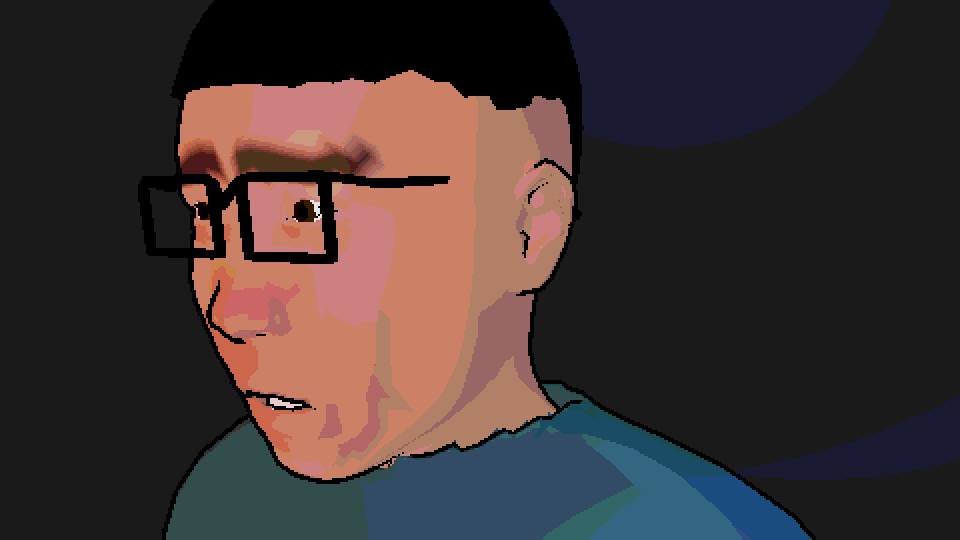
#> input picture assets3d/characters/nico/toon-test-v1/nico-toon-closeup-fear-480x270.png, 1920 x 1080 px (shown at 1/2 size)
$ python glasses_probe.py ../toon-test-v1/nico-toon-closeup-fear-480x270.png
#> lines starting #> are read from the running program, lines starting #| are printed output that depends on the picture; after the words box and inside, x2 and y2 are one past the last pixel; in counts of white or black regions, pixels touching at a corner belong together
import sys, numpy as np
from PIL import Image
a = np.array(Image.open(sys.argv[1]).convert('RGB')).astype(int)
lum = a.mean(2)
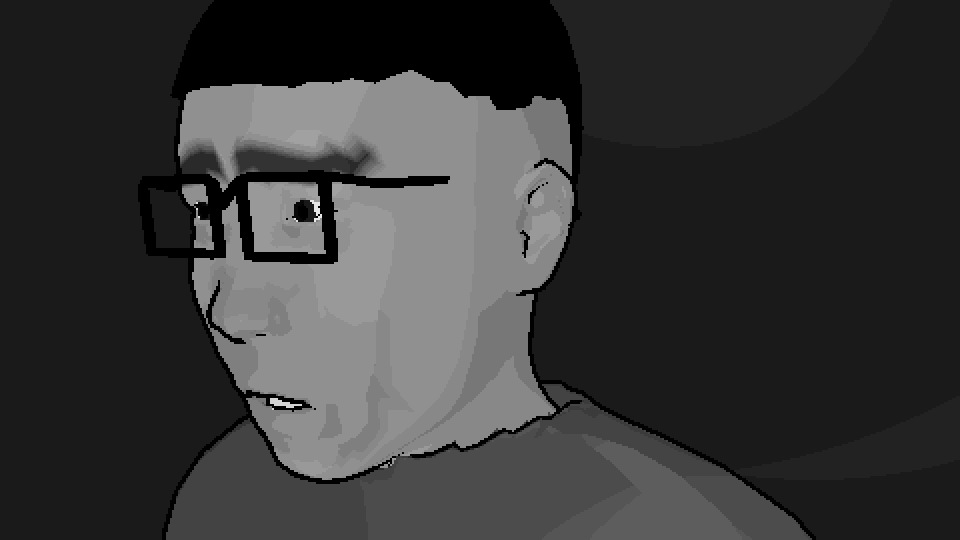
#> lum: shape (1080, 1920) float64 (shown at 1/2 size); min 0, max 230, mean 55.1
def probe(x0, x1, y0, y1, name):
#> called with x0 = 200, x1 = 320, y0 = 40, y1 = 110, name = 'front'
    c = lum[y0:y1, x0:x1]; dark = c < 75
#> after `c = lum[y0:y1, x0:x1]`: c: shape (70, 120) float64; every value is 26
#> after `dark = c < 75`: dark: shape (70, 120) bool; every value is 1
    # rows with a long dark horizontal run
    best = []
    for y in range(c.shape[0]):
        r = dark[y]; run = m = 0
        for v in r:
            run = run + 1 if v else 0; m = max(m, run)
        best.append(m)
#> after the loop, best = 70 values from 120 to 120
    best = np.array(best)
    print(name, 'rows with run>=%d:' % (0.12 * (x1 - x0)), [(y0 + i, int(b)) for i, b in enumerate(best) if b >= 0.12 * (x1 - x0)])
#> (printed output is left out)
probe(200, 320, 40, 110, 'front')
for i, (x0, x1) in enumerate([(27, 242), (256, 472), (486, 702), (714, 927), (940, 1153), (1165, 1386)]):
    probe(x0, x1, 750, 900, f'head{i}')
#> this loop made 6 passes
#> pass 2, in probe (call 3), `c = lum[y0:y1, x0:x1]`:
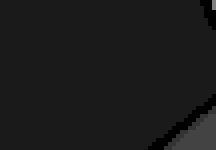
#> c: shape (150, 216) float64; min 1, max 127.3, mean 26.8
#> pass 2, in probe (call 3), `dark = c < 75`:
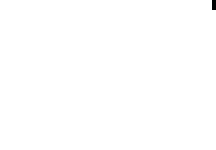
#> dark: shape (150, 216) bool; 99.9% white; 1 black region, box (x1, y1, x2, y2) and area: (212, 0, 216, 10) 40

$ run again, on assets3d/characters/nico/toon-test-v1/nico-toon-lineup-neutral-480x270.png
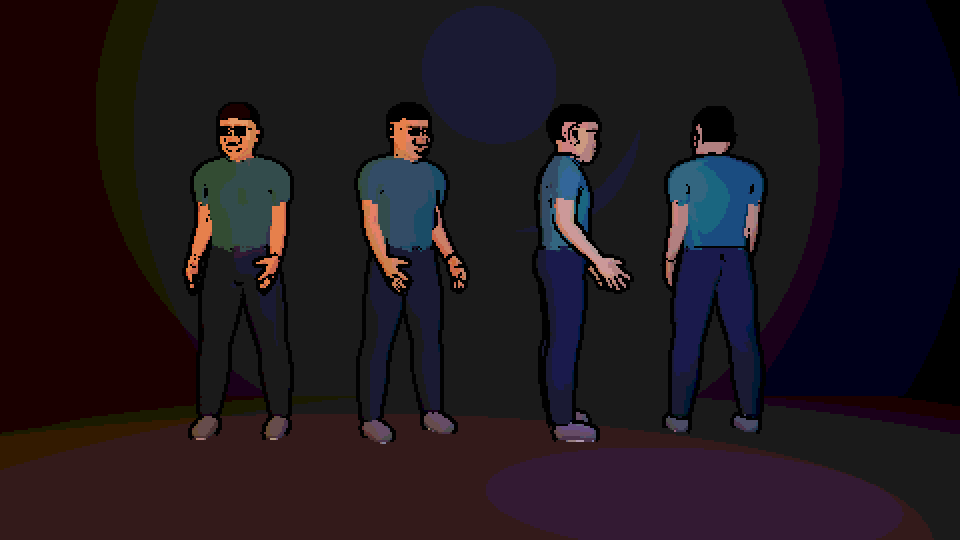
#> input picture assets3d/characters/nico/toon-test-v1/nico-toon-lineup-neutral-480x270.png, 1920 x 1080 px (shown at 1/2 size)
#> in probe, `c = lum[y0:y1, x0:x1]`:
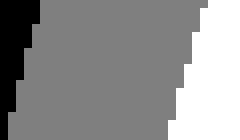
#> c: shape (70, 120) float64 (shown 2 times larger); min 8.67, max 26, mean 18.5; drawn with min black and max white
#> dark: shape (70, 120) bool; every value is 1
#> after the loop in probe, `for y in range(c.shape[0]):`: best = 70 values from 120 to 120
#> (printed output is left out)
#> the loop `for i, (x0, x1) in enumerate([(27, 242), (256, 472), (486, 702), (714,..` made 6 passes
#> pass 2, in probe (call 3), `dark = c < 75`:
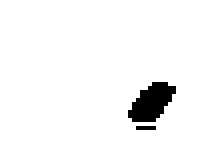
#> dark: shape (150, 216) bool; 96% white; 2 black regions, box (x1, y1, x2, y2) and area: (128, 82, 176, 122) 1232, (136, 126, 156, 130) 80
